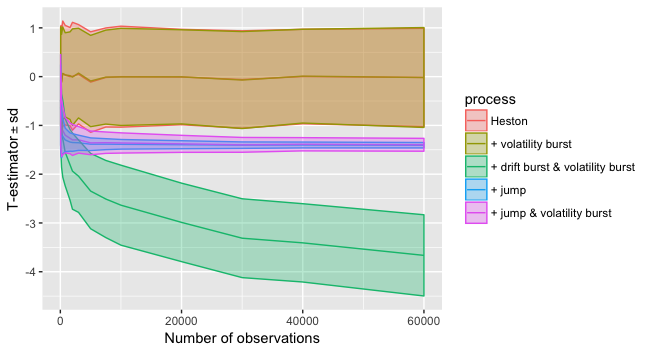

Recreate this plot in R.
library(ggplot2)
library(latex2exp)
setwd(Sys.getenv("masters-thesis"))
source("Simulation/Heston.R")
source("Simulation/Bursts.R")
source("Simulation/Jumps.R")
source("Estimation/pre-average.R")
source("Estimation/estimates.R")

p0 <- Sys.time()

#seed
set.seed(100)

#################### PARAMETERS THAT DON'T CHANGE ####################
omega <- 0
K2 <- 0.5 #K2

#Burst settings
alpha <- 0.8
beta <- 0.1
c_1 <- (1-alpha)*0.005/(10/(60*24*7*52))^(1-alpha)
c_2 <- sqrt((1-2*beta)*0.001^2/(10/(60*24*7*52))^(1-2*beta))

#################### PARAMETERS CHANGING WITH N ####################
#n = 60k and npaths = 500 is absolute max that my computer can keep in memory
n_list <- c(50, 100, 200, 400, 800, 1600, 2000, 3000, 5000, 7500, 10000, 20000, 30000, 40000, 60000)

#Initialize list with 5 mean, lower and upper for later plot
n_processes <- 5

all_plot_data <- vector("list", n_processes)
for (i in 1:n_processes) {
  all_plot_data[[i]]$means <- numeric(length = length(n_list))
  all_plot_data[[i]]$lower <- all_plot_data[[i]]$means
  all_plot_data[[i]]$upper <- all_plot_data[[i]]$means
}

#################### LOOP OVER N ####################

for (my_n in 1:length(n_list)) {
  #my_n <- 1
  print(my_n)
  #my_n <- length(n_list)
  mat <- 6.5/(24*7*52)#*52*7*24*60*60 #In years
  n <- n_list[my_n]
  dt <- mat/n #In years
  hd <- 10^(-2)*dt^(1/2) #If years
  
  #Check that they are reasonable
  hd/dt
  
  #The index where i calculate T
  desired_index <- ceiling((n+1)/2) #because it includes t_0 and T, we take (n+1)/2.
  
  
  ############ Simulation #########
  Npath <- 500
  settings <- sim.setup(mat=mat, Npath = Npath, Nsteps = n, omega = omega) #6.5 hours
  Heston <- sim.heston(settings)
  Heston_vb <- sim.addvb(Heston,burst_time = 0.5, interval_length = 0.05, c_2 = c_2, beta = beta)
  Heston_vbdb <- sim.adddb(Heston_vb, burst_time=0.5,interval_length=0.05, c_1 = c_1, alpha = alpha)
  Heston_jump <- sim.addjump(Heston, burst_time = 0.5, interval_length = 0.05, c_1 = c_1, alpha = alpha)
  Heston_vbjump <- sim.addjump(Heston_vb, burst_time = 0.5, interval_length = 0.05, c_1 = c_1, alpha = alpha)
  
  #All paths
  all_paths <- list(Heston, Heston_vb, Heston_vbdb, Heston_jump, Heston_vbjump)

  for (j in 1:length(all_paths)) {
    #j <- 1
    path <- all_paths[[j]]
    
    #We need to transpose Y for dy to work properly
    Y <- t(as.matrix(path$Y))
    dy <- diff(Y)
    
    #Plug bag into path-list
    path$Y <- t(dy)
    
    ######## CALCULATE T estimator ##########
    T_hat <- numeric(length = Npath)
    
    for (i in 1:Npath){
      #i <- 1
      single_path <- list(Y = path$Y[i,], time = path$time)
      mu_hat <- est.mu(data = single_path, hd,t.index = desired_index)$mu[1]
      sigma_hat_2 <- est.sigma.raw(data = single_path, hd,t.index = desired_index)$sig[1]
      T_hat[i] <- sqrt(hd/K2) * mu_hat/sqrt(sigma_hat_2)
    }
    
    T_hat_clean <- na.omit(T_hat) #There MIGHT be negtive sigma-hat but it is highly unlikely
    
    ######## SAVE MEAN AND VARIANCE FOR PLOT #######

    all_plot_data[[j]]$means[my_n] <- mean(T_hat_clean)
    all_plot_data[[j]]$lower[my_n] <- all_plot_data[[j]]$means[my_n] -sqrt(var(T_hat_clean))
    all_plot_data[[j]]$upper[my_n] <- all_plot_data[[j]]$means[my_n] +sqrt(var(T_hat_clean))
  }
}


#################### PLOT ####################
#Re-shape to data.frame(x, lower, mean, upper, farve)

all_paths <- list(Heston, Heston_vb, Heston_vbdb, Heston_jump, Heston_vbjump)

#Create numbers for colors
all_plot_data[[1]]$process <- rep("Heston", length(all_plot_data[[1]]$mean))
all_plot_data[[2]]$process <- rep("+ volatility burst", length(all_plot_data[[2]]$mean))
all_plot_data[[3]]$process <- rep("+ drift burst & volatility burst", length(all_plot_data[[3]]$mean))
all_plot_data[[4]]$process <- rep("+ jump", length(all_plot_data[[4]]$mean))
all_plot_data[[5]]$process <- rep("+ jump & volatility burst", length(all_plot_data[[5]]$mean))


#Create a single data_frame
plot_data_frame <- data.frame(n = n_list ,
                              lower= all_plot_data[[1]]$lower,
                              mean= all_plot_data[[1]]$mean,
                              upper= all_plot_data[[1]]$upper,
                              process= all_plot_data[[1]]$process)

for (i in 2:length(all_plot_data)){
  new_data_frame <- data.frame(n = n_list,
                               lower= all_plot_data[[i]]$lower,
                               mean= all_plot_data[[i]]$mean,
                               upper= all_plot_data[[i]]$upper,
                               process= all_plot_data[[i]]$process)
  plot_data_frame <- rbind(plot_data_frame,new_data_frame)
}

##### PLOT #####
qplot(n, mean, data = plot_data_frame, geom = "line", color = process) +
  geom_ribbon(aes(ymin = lower, ymax = upper, fill = process), alpha = 0.3) +
  xlab("Number of observations") + ylab(TeX('$ T-estimator \\pm sd$'))

#Save dataframe for later
saveRDS(plot_data_frame, file="Figures2/Saved_data_for_plots/04_T-estimator2_wihtout_noise.Rda")

print(Sys.time()-p0) #approx 10 min with max(n) = 60k and npaths = 500
